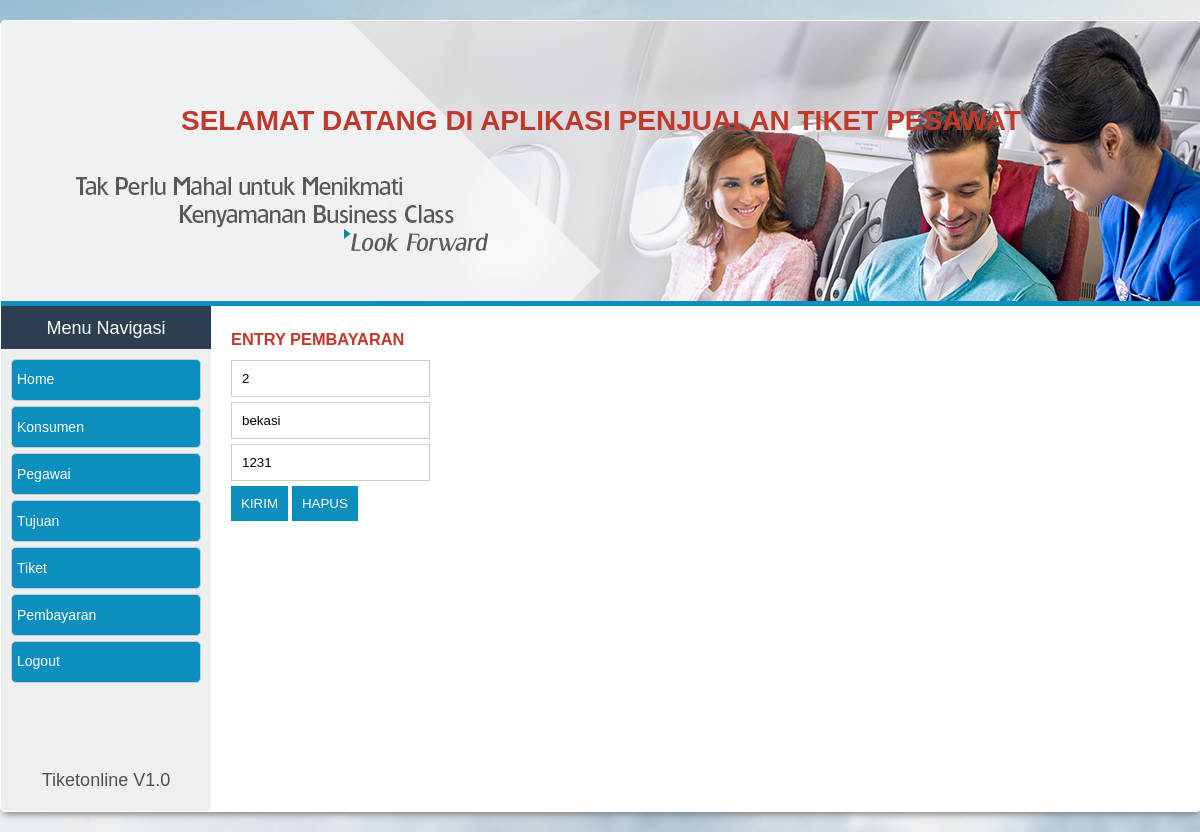
Page /edittujuan.php?id_tujuan=2 (signed in) on the committed database.
### tables this page shows
CREATE TABLE `tbl_tujuan` (
  `no_tujuan` int(50) NOT NULL,
  `kota_tujuan` text NOT NULL,
  `no_tiket` int(50) NOT NULL
);

### edittujuan.php (the view, shortened to what this page needs)
<?php
include('koneksi/conn.php');
include('template/top.php');
include('template/navigasi.php');
$id=$_GET['id_tujuan'];
$sql = "SELECT * FROM tbl_tujuan WHERE no_tujuan='$id' ";
$hasil=mysqli_query($conn,$sql) or die(mysqli_error());
while ($tampil=mysqli_fetch_array($hasil))
{
?>
<div id="main">
	<div class="content">
		<h3>Entry Pembayaran</h3>
		<form action="updatetujuan.php" method="POST">
			<div class="input-group">
				<input type="text"  value="<?php echo $tampil['no_tujuan']; ?>" name="no_tujuan">
			</div>
			<div class="input-group">
				<input type="text"  name="kota_tujuan" value="<?php echo $tampil['kota_tujuan']; ?>" >
			</div>
			<div class="input-group">
				<input type="text" name="no_tiket" value="<?php echo $tampil['no_tiket']; ?>">
			</div>
			<div class="input-group">
				<button type="submit" class="btn">Kirim</button>
				<button type="reset" class="btn">Hapus</button>
			</div>
		</form>
	</div>
</div>
<?php include('template/footer.php'); }?>

### style.css (style rules this page uses)
* { padding: 0; margin: 0; }
body { background: url(img/3.jpg) no-repeat fixed; background-size: cover; font-family: 'Oxygen', sans-serif; font-size: 14px; }
#main { background-color: #000; }
.content { width: 960px; padding: 10px 0; float: left; margin-left: 20px; color: #403F3F; }
.content h3 { text-transform: uppercase; color: #c0392b; height: 20px; margin: 12px 0; }
.input-group { margin-bottom: 5px; }
.input-group input { padding:10px; border:1px solid #ccc; }
.btn { border: none; padding: 10px; background: #0C8FBF; color: #fff; text-transform: uppercase; text-align: center; cursor: pointer; }

### rows in the picture
tbl_tujuan: no_tujuan "2", kota_tujuan "bekasi", no_tiket "1231"
